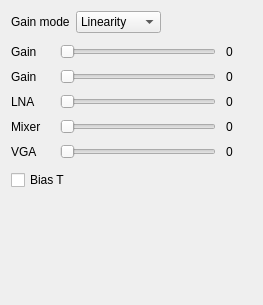
<?xml version="1.0" encoding="UTF-8"?>
<ui version="4.0">
 <class>SdrDeviceAirspyRxctl</class>
 <widget class="QWidget" name="SdrDeviceAirspyRxctl">
  <property name="geometry">
   <rect>
    <x>0</x>
    <y>0</y>
    <width>263</width>
    <height>305</height>
   </rect>
  </property>
  <property name="windowTitle">
   <string>Form</string>
  </property>
  <layout class="QVBoxLayout" name="verticalLayout">
   <item>
    <layout class="QHBoxLayout" name="horizontalLayout">
     <item>
      <widget class="QLabel" name="label">
       <property name="text">
        <string>Gain mode</string>
       </property>
       <property name="buddy">
        <cstring>gainModeCombo</cstring>
       </property>
      </widget>
     </item>
     <item>
      <widget class="QComboBox" name="gainModeCombo">
       <property name="toolTip">
        <string>Gain mode</string>
       </property>
       <item>
        <property name="text">
         <string>Linearity</string>
        </property>
       </item>
       <item>
        <property name="text">
         <string>Sensitivity</string>
        </property>
       </item>
       <item>
        <property name="text">
         <string>Manual</string>
        </property>
       </item>
       <item>
        <property name="text">
         <string>Auto</string>
        </property>
       </item>
      </widget>
     </item>
     <item>
      <spacer name="horizontalSpacer">
       <property name="orientation">
        <enum>Qt::Horizontal</enum>
       </property>
       <property name="sizeHint" stdset="0">
        <size>
         <width>40</width>
         <height>20</height>
        </size>
       </property>
      </spacer>
     </item>
    </layout>
   </item>
   <item>
    <layout class="QGridLayout" name="gridLayout" columnstretch="3,12,2">
     <property name="topMargin">
      <number>5</number>
     </property>
     <property name="bottomMargin">
      <number>5</number>
     </property>
     <property name="spacing">
      <number>10</number>
     </property>
     <item row="0" column="2">
      <widget class="QLabel" name="linGainLabel">
       <property name="toolTip">
        <string>Linearity gain value</string>
       </property>
       <property name="text">
        <string>0</string>
       </property>
       <property name="alignment">
        <set>Qt::AlignLeading|Qt::AlignLeft|Qt::AlignVCenter</set>
       </property>
      </widget>
     </item>
     <item row="1" column="2">
      <widget class="QLabel" name="sensGainLabel">
       <property name="toolTip">
        <string>Sensitivity gain value</string>
       </property>
       <property name="text">
        <string>0</string>
       </property>
      </widget>
     </item>
     <item row="2" column="0">
      <widget class="QLabel" name="lnaLabel">
       <property name="toolTip">
        <string>LNA gain</string>
       </property>
       <property name="text">
        <string>LNA</string>
       </property>
       <property name="buddy">
        <cstring>lnaGainSlider</cstring>
       </property>
      </widget>
     </item>
     <item row="2" column="1">
      <widget class="QSlider" name="lnaGainSlider">
       <property name="toolTip">
        <string>LNA gain</string>
       </property>
       <property name="maximum">
        <number>15</number>
       </property>
       <property name="pageStep">
        <number>1</number>
       </property>
       <property name="orientation">
        <enum>Qt::Horizontal</enum>
       </property>
       <property name="tickPosition">
        <enum>QSlider::NoTicks</enum>
       </property>
       <property name="tickInterval">
        <number>0</number>
       </property>
      </widget>
     </item>
     <item row="2" column="2">
      <widget class="QLabel" name="lnaGainLabel">
       <property name="toolTip">
        <string>LNA gain value</string>
       </property>
       <property name="text">
        <string>0</string>
       </property>
      </widget>
     </item>
     <item row="3" column="0">
      <widget class="QLabel" name="mixLabel">
       <property name="toolTip">
        <string>Mixer gain</string>
       </property>
       <property name="text">
        <string>Mixer</string>
       </property>
       <property name="buddy">
        <cstring>mixGainSlider</cstring>
       </property>
      </widget>
     </item>
     <item row="3" column="1">
      <widget class="QSlider" name="mixGainSlider">
       <property name="toolTip">
        <string>Mixer gain</string>
       </property>
       <property name="maximum">
        <number>15</number>
       </property>
       <property name="pageStep">
        <number>1</number>
       </property>
       <property name="orientation">
        <enum>Qt::Horizontal</enum>
       </property>
      </widget>
     </item>
     <item row="3" column="2">
      <widget class="QLabel" name="mixGainLabel">
       <property name="toolTip">
        <string>Mixer gain value</string>
       </property>
       <property name="text">
        <string>0</string>
       </property>
      </widget>
     </item>
     <item row="4" column="0">
      <widget class="QLabel" name="vgaLabel">
       <property name="toolTip">
        <string>VGA gain</string>
       </property>
       <property name="text">
        <string>VGA</string>
       </property>
       <property name="buddy">
        <cstring>vgaGainSlider</cstring>
       </property>
      </widget>
     </item>
     <item row="4" column="1">
      <widget class="QSlider" name="vgaGainSlider">
       <property name="toolTip">
        <string>VGA gain</string>
       </property>
       <property name="maximum">
        <number>15</number>
       </property>
       <property name="pageStep">
        <number>1</number>
       </property>
       <property name="orientation">
        <enum>Qt::Horizontal</enum>
       </property>
      </widget>
     </item>
     <item row="4" column="2">
      <widget class="QLabel" name="vgaGainLabel">
       <property name="toolTip">
        <string>VGA gain value</string>
       </property>
       <property name="text">
        <string>0</string>
       </property>
      </widget>
     </item>
     <item row="1" column="1">
      <widget class="QSlider" name="sensGainSlider">
       <property name="toolTip">
        <string>Sensitivity gain</string>
       </property>
       <property name="maximum">
        <number>21</number>
       </property>
       <property name="pageStep">
        <number>1</number>
       </property>
       <property name="orientation">
        <enum>Qt::Horizontal</enum>
       </property>
      </widget>
     </item>
     <item row="0" column="1">
      <widget class="QSlider" name="linGainSlider">
       <property name="toolTip">
        <string>Linearity gain</string>
       </property>
       <property name="maximum">
        <number>21</number>
       </property>
       <property name="pageStep">
        <number>1</number>
       </property>
       <property name="orientation">
        <enum>Qt::Horizontal</enum>
       </property>
      </widget>
     </item>
     <item row="1" column="0">
      <widget class="QLabel" name="sensLabel">
       <property name="toolTip">
        <string>Sensitivity gain</string>
       </property>
       <property name="text">
        <string>Gain</string>
       </property>
       <property name="buddy">
        <cstring>sensGainSlider</cstring>
       </property>
      </widget>
     </item>
     <item row="0" column="0">
      <widget class="QLabel" name="linLabel">
       <property name="toolTip">
        <string>Linearity gain</string>
       </property>
       <property name="text">
        <string>Gain</string>
       </property>
       <property name="buddy">
        <cstring>linGainSlider</cstring>
       </property>
      </widget>
     </item>
    </layout>
   </item>
   <item>
    <widget class="QCheckBox" name="biasCheckBox">
     <property name="toolTip">
      <string>Toggle 4.5 volt bias on RF connector</string>
     </property>
     <property name="text">
      <string>Bias T</string>
     </property>
    </widget>
   </item>
   <item>
    <spacer name="verticalSpacer">
     <property name="orientation">
      <enum>Qt::Vertical</enum>
     </property>
     <property name="sizeHint" stdset="0">
      <size>
       <width>20</width>
       <height>40</height>
      </size>
     </property>
    </spacer>
   </item>
  </layout>
 </widget>
 <resources/>
 <connections/>
</ui>
